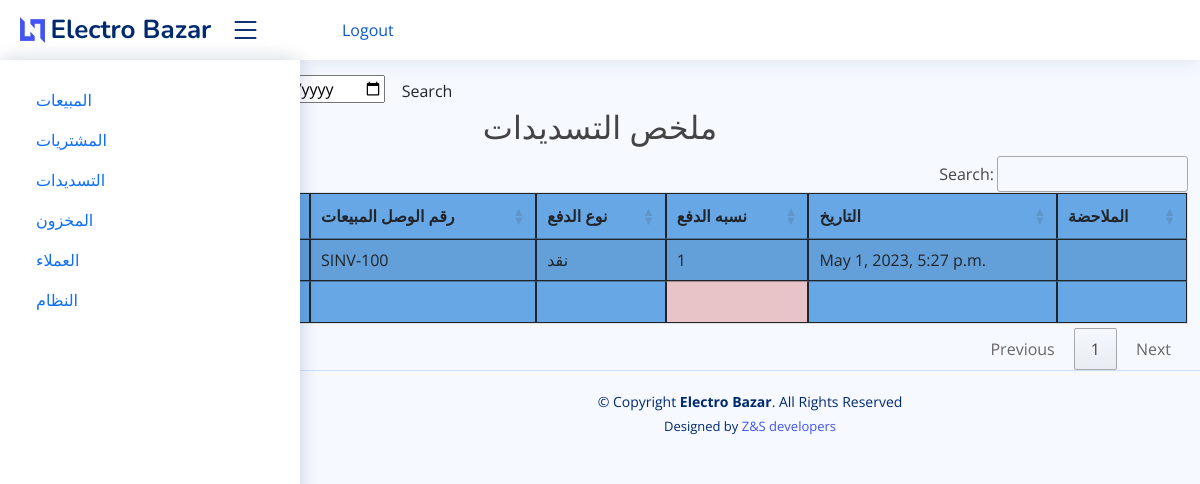
The app's page /payment_report, older data.
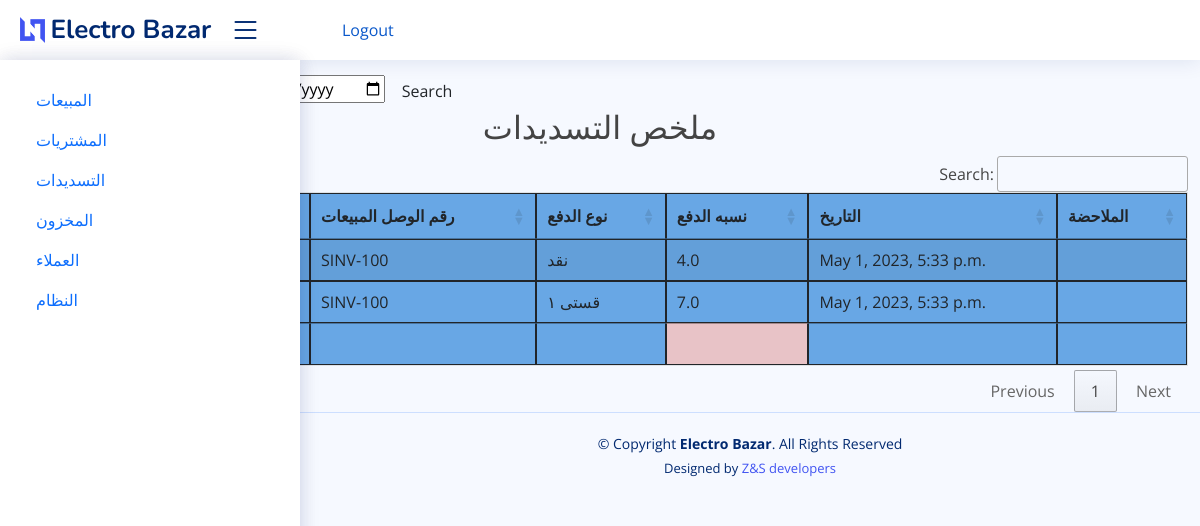
The same page, newer data.
### electro/models.py (models this page shows, shortened)
class Payment_Entry(models.Model):
    Qst = (
        ('نقد', 'نقد'),
        ('قستی ١', 'قستی ١'),
        ('قستی ٢', 'قستی ٢'),
        ('قستی ٣ ', ' قستی ٣'),
        ('قستی ٤', 'قستی ٤'),
        ('قستی ٥', 'قستی ٥'),
        ('قستی ٦ ', ' قستی ٦'),
        ('قستی ٧', 'قستی ٧'),
        ('قستی ٨', 'قستی ٨'),
        ('قستی ٩ ', ' قستی ٩'),
        ('قستی ١٠', 'قستی ١٠'),
        ('قستی ١١', 'قستی ١١'),
        ('قستی ١٢ ', ' قستی ١٢'),
    )
    invoice_number = models.CharField(unique=True, editable=False, max_length=10)
    sales_invoice = models.ForeignKey(SaleInvoice, on_delete=models.CASCADE)
    q_type = models.CharField(max_length=10, verbose_name="Payment type", choices=Qst, blank=False)
    paid_amount = models.FloatField(validators=[MinValueValidator(0.01)],default=1)
    payment_date = models.DateTimeField(blank=False)
    note = models.CharField(max_length=100, blank=True)
    old_balance = models.DecimalField(max_digits=20, decimal_places=2, default=0, editable=False)
    class Meta:
        verbose_name_plural = '8. پارەدان'

class SaleInvoice(models.Model):
    STATUS = (
        ('مدفوع', 'مدفوع'),
        ('غير مدفوع', 'غير مدفوع'),
        ('قسط ', ' قسط'),
    )
    invoice_number = models.CharField(unique=True, editable=False, max_length=10)
    customer_name = models.ForeignKey(Customer, on_delete=models.CASCADE)
    status = models.CharField(max_length=10, choices=STATUS, default='مدفوع')
    date = models.DateTimeField()
    note = models.CharField(max_length=100, blank=True)
    class Meta:
        verbose_name_plural = '3. پسولەی فرۆشتن'

### electro/views.py (the view)
# urls.py: path('payment_report', views.payment_report, name="payment_report"),
def payment_report(request):
    payment_report = Payment_Entry.objects.select_related()
    myFilter = Purchase_Filter(request.GET, queryset=payment_report)
    payment_repoert = myFilter.qs
    context = {'payment_report': payment_report, 'myFilter': myFilter}
    return render(request, 'electro/reports/payment_report.html', context)

### electro/models.py (called while the page is built)
    def __str__(self):
        return self.customer_name

### electro/templates/electro/reports/payment_report.html (shortened to what this page needs)
{% extends 'electro/base.html' %}
{% block content %}
    <br>
    <br> <br>
    <form class="form-a">
        To: <input type="date" value={{ myFilter.form.min_date }}</input>
        <button type="submit" class="btn btn-b">Search</button>
    </form>
    <h2 class="text-center"> ملخص التسديدات </h2>
    <table id="example2" class="table table-striped" style="background-color: #68a7e5">
        <thead>
        <tr>
            <th>اسم العميل</th>
            <th>رقم الوصل</th>
            <th>رقم الوصل المبیعات</th>
            <th>نوع الدفع</th>
            <th>نسبە الدفع</th>
            <th>التاريخ</th>
            <th>الملاحضة</th>
        </tr>
        </thead>
        <tbody>
        {% for i in  payment_report %}
            <tr>
                <td>{{ i.sales_invoice.customer_name }}</td>
                <td>{{ i.invoice_number }}</td>
                <td>{{ i.sales_invoice.invoice_number }}</td>
                <td>{{ i.q_type }}</td>
                <td>{{ i.paid_amount }}</td>
                <td>{{ i.payment_date }}</td>
                <td>{{ i.note }}</td>
            </tr>
        {% endfor %}
        </tbody>
        <tfoot>
        <th></th>
        <th></th>
        <th></th>
        <th style="background-color: #e8c3c7"></th>
        <th></th>
        <th></th>
        </tfoot>
    </table>
{% endblock %}

Row changes from the older to the newer data that the page shows:
removed Payment_Entry: sales_invoice.invoice_number "SINV-100", q_type "نقد", paid_amount "1", payment_date "May 1, 2023, 5:27 p.m."
added Payment_Entry: sales_invoice.invoice_number "SINV-100", q_type "نقد", paid_amount "4.0", payment_date "May 1, 2023, 5:33 p.m."
added Payment_Entry: sales_invoice.invoice_number "SINV-100", q_type "قستی ١", paid_amount "7.0", payment_date "May 1, 2023, 5:33 p.m."
